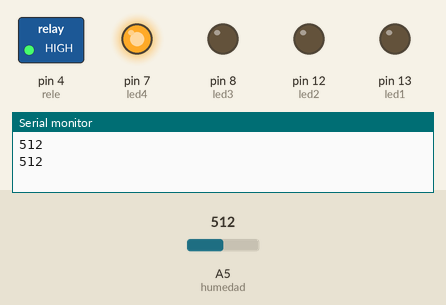
Bench run of a sketch on a simulated Arduino Uno, built with avr-gcc and run on an emulated ATmega328P. Shown: switched loads named in the sketch (green lamp = pin HIGH), output pins drawn as LEDs (lit = HIGH), the last lines printed to the serial monitor. The test bench sets the inputs (shaded band); at power-on: A5 (humedad) = 512.

Above: at 5.8 s.
5.9 s: A5 (humedad) set to 490
At 11.3 s:
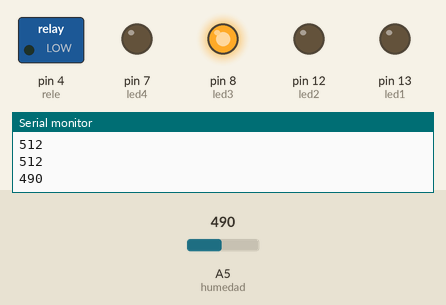
11.9 s: A5 (humedad) set to 384
17.9 s: A5 (humedad) set to 356
At 21.3 s:
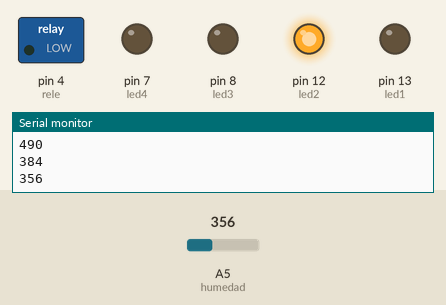
23.9 s: A5 (humedad) set to 1010
At 26.4 s:
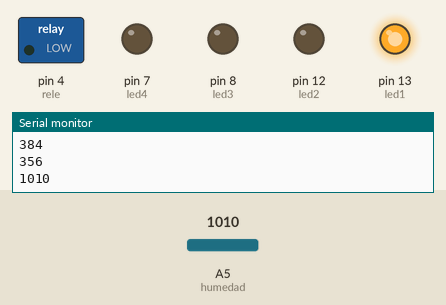
29.9 s: A5 (humedad) set to 990
At 31.4 s:
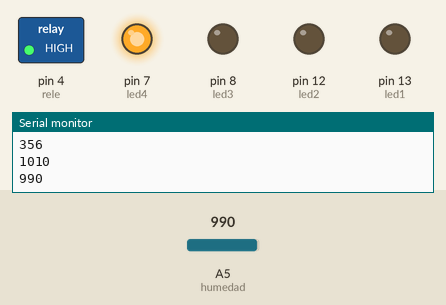
35.9 s: A5 (humedad) set to 1023
At 41.4 s:
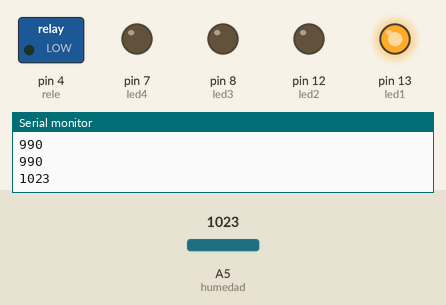
Timing chart, 0 to 42.9 s (numbered marks = the images above; inputs shaded):
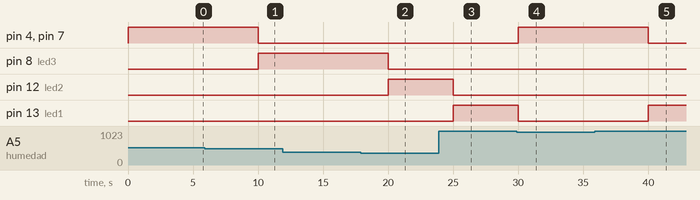

The sketch:

moisture-relay.ino
```cpp
int humedad = A5;
int rele= 4;
int humedad1;

int led1=13; //Apagado
int led2=12; //Mojado
int led3=8;  //Humedo
int led4=7;  //Seco

void setup()
{
  Serial.begin(9600) ;

  pinMode( rele, OUTPUT );
  pinMode( humedad, INPUT );
  pinMode( led1, OUTPUT );
  pinMode( led2, OUTPUT );
  pinMode( led3, OUTPUT );
  pinMode( led4, OUTPUT );
}

void loop()
{
  Medir_Humedad();
  delay(5000);
}

void Medir_Humedad()
{
  humedad1 = analogRead(A5);
  Serial.println(humedad1);

 if(humedad1 >= 1000 ) // DESCONECTADO - ROJO
  {
    digitalWrite(led1, HIGH);
    digitalWrite(led2, LOW);
    digitalWrite(led3, LOW);
    digitalWrite(led4, LOW);
    digitalWrite(rele, LOW);
  }

  if(humedad1 < 370 ) // AGUA - AZUL
  {
    digitalWrite(led1, LOW);
    digitalWrite(led2, HIGH);
    digitalWrite(led3, LOW);
    digitalWrite(led4, LOW);
    digitalWrite(rele, LOW);
  }

  if(humedad1 >= 370 && humedad1 <= 500 ) //HUMEDAD - VERDE
  {
    digitalWrite(led1, LOW);
    digitalWrite(led2, LOW);
    digitalWrite(led3, HIGH);
    digitalWrite(led4, LOW);
    digitalWrite(rele, LOW);
  }

  if(humedad1 >= 500 && humedad1 <= 1000 ) //AMARILLO - SECO
  {
    digitalWrite(led1, LOW);
    digitalWrite(led2, LOW);
    digitalWrite(led3, LOW);
    digitalWrite(led4, HIGH);
    digitalWrite(rele, HIGH);
  }
}

void Mostrar_humedad()
{
     Serial.print("Humedad:");
   Serial.println(analogRead(0));
}
```

Measured:
- the behaviour switches between 370 and 369 on A5 (humedad) (found by bisection; images 1 and 2)
- after the input at 5.9 s, pin 4 (rele), pin 7 (led4): HIGH → LOW after 4.1 s; pin 8 (led3): LOW → HIGH after 4.1 s
- after the input at 17.9 s, pin 8 (led3): HIGH → LOW after 2.1 s; pin 12 (led2): LOW → HIGH after 2.1 s
- after the input at 23.9 s, pin 12 (led2): HIGH → LOW after 1.1 s; pin 13 (led1): LOW → HIGH after 1.1 s
- after the input at 29.9 s, pin 4 (rele), pin 7 (led4): LOW → HIGH after 0.10 s; pin 13 (led1): HIGH → LOW after 0.10 s
- after the input at 35.9 s, pin 4 (rele), pin 7 (led4): HIGH → LOW after 4.1 s; pin 13 (led1): LOW → HIGH after 4.1 s
